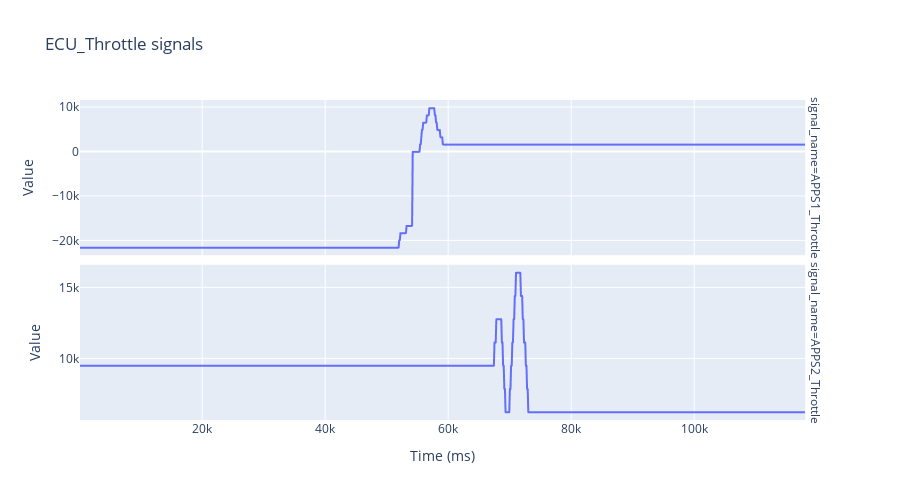

Notebook code cell kept with this figure:
### Code cell
# Graph all signals from ECU_Throttle
plot_message(df, "ECU_Throttle")

### Figure 1 — Plotly figure (JSON) as saved in the notebook; plotly's stock layout.template omitted (floating-point values rounded to 4 significant figures; data arrays with more than 128 entries replaced by an {"elided": "..."} marker saying what was removed)
{"data": [{"hovertemplate": "signal_name=APPS1_Throttle<br>Time (ms)=%{x}<br>Value=%{y}<extra></extra>", "legendgroup": "", "line": {"color": "#636efa", "dash": "solid"}, "marker": {"symbol": "circle"}, "mode": "lines", "name": "", "showlegend": false, "type": "scattergl", "x": {"elided": "988 int values"}, "xaxis": "x2", "y": {"elided": "988 float values"}, "yaxis": "y2"}, {"hovertemplate": "signal_name=APPS2_Throttle<br>Time (ms)=%{x}<br>Value=%{y}<extra></extra>", "legendgroup": "", "line": {"color": "#636efa", "dash": "solid"}, "marker": {"symbol": "circle"}, "mode": "lines", "name": "", "showlegend": false, "type": "scattergl", "x": {"elided": "988 int values"}, "xaxis": "x", "y": {"elided": "988 float values"}, "yaxis": "y"}], "layout": {"annotations": [{"font": {}, "showarrow": false, "text": "signal_name=APPS2_Throttle", "textangle": 90, "x": 0.98, "xanchor": "left", "xref": "paper", "y": 0.2425, "yanchor": "middle", "yref": "paper"}, {"font": {}, "showarrow": false, "text": "signal_name=APPS1_Throttle", "textangle": 90, "x": 0.98, "xanchor": "left", "xref": "paper", "y": 0.7575, "yanchor": "middle", "yref": "paper"}], "height": 500, "legend": {"tracegroupgap": 0}, "title": {"text": "ECU_Throttle signals"}, "xaxis": {"anchor": "y", "domain": [0, 0.98], "title": {"text": "Time (ms)"}}, "xaxis2": {"anchor": "y2", "domain": [0, 0.98], "matches": "x", "showticklabels": false}, "yaxis": {"anchor": "x", "domain": [0, 0.485], "title": {"text": "Value"}}, "yaxis2": {"anchor": "x2", "domain": [0.515, 1], "title": {"text": "Value"}}}}
